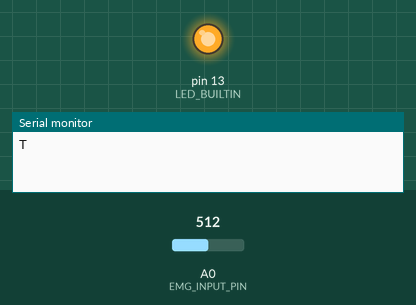
The sketch below on a simulated Arduino Uno, built with avr-gcc and run on an emulated ATmega328P. On the bench: output pins drawn as LEDs (lit = HIGH), the last lines printed to the serial monitor. The test bench sets the inputs (shaded band); at power-on: A0 (EMG_INPUT_PIN) = 512.

Above: at 1.2 s.
1.3 s: A0 (EMG_INPUT_PIN) set to 167
2.8 s: A0 (EMG_INPUT_PIN) set to 141
At 3.2 s:
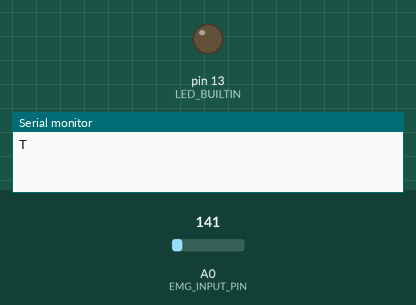
4.3 s: A0 (EMG_INPUT_PIN) set to 437
5.8 s: A0 (EMG_INPUT_PIN) set to 456
At 6.7 s:
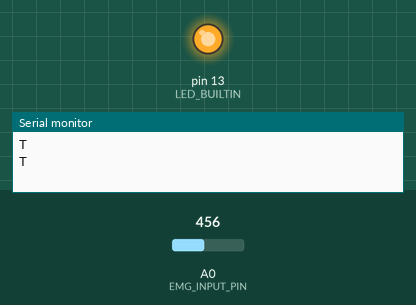
7.3 s: A0 (EMG_INPUT_PIN) set to 122
At 7.8 s:
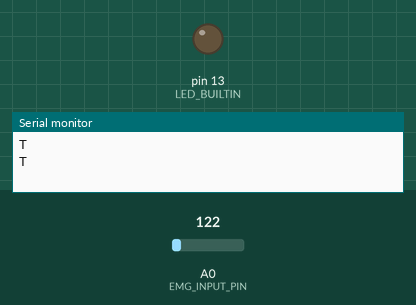
Timing chart, 0 to 9.8 s (numbered marks = the images above; inputs shaded):
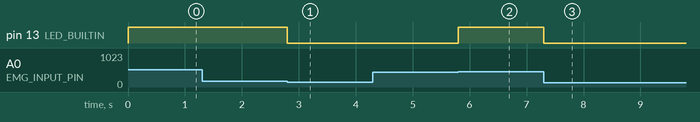

Measured:
- the behaviour switches between 151 and 150 on A0 (EMG_INPUT_PIN) (found by bisection; images 0 and 1)
- the behaviour switches between 449 and 450 on A0 (EMG_INPUT_PIN) (found by bisection; images 1 and 2)
- after the input at 1.3 s, every drawn part: stays the same
- after the input at 2.8 s, pin 13 (LED_BUILTIN): HIGH → LOW at once
- after the input at 4.3 s, every drawn part: stays the same
- after the input at 5.8 s, pin 13 (LED_BUILTIN): LOW → HIGH at once
- after the input at 7.3 s, pin 13 (LED_BUILTIN): HIGH → LOW at once

The sketch:

diyemg_control.ino
```cpp
/* DIY Spiker unit controller - v1.0
    10/26/2020:
    - Complete rewrite to match new hardware specifications
      with no code reuse.
    - Optimized for high-performance analog readings.
    - Compatible with Arduino Uno and Arduino Nano.
*/


#define EMG_INPUT_PIN A0            // DO NOT CHANGE, optimizations for A0 port only
#define TRIGGER_HIGH 450            // High limit for trigger, adjust to change false-trigger rejection
#define TRIGGER_LOW 150             // Low limit for trigger, adjust to change false-trigger rejection
#define TRIGGER_WAIT_TIME_MS 50     // Delay between triggers, lower to increase speed of triggering
typedef unsigned char BYTE;

// global variables
int g_analog_level = 0;
BYTE g_logic_out = 0;


// Read analog input value and store in g_analog_level
// optimized for high-performance
inline void __attribute__((optimize("O3"))) update_reading(int *level) {

    // begin ADC conversion
    ADCSRA |= (1 << ADSC);

    // poll ADCSRA until end of conversion
    while((ADCSRA & (1 << ADSC)));

    // store analog reading
    *level = ADC;

    return;
}


// Process trigger (if needed)
// optimized for high-performance
inline void __attribute__((optimize("O3"))) update_output(const int level) {
    switch(g_logic_out) {
        case 0: {
            if(g_analog_level >= TRIGGER_HIGH) {
                Serial.write("T\n");                // write value and flush
                Serial.flush();
                g_logic_out = 1;
                PORTB |= 0x20;                      // toggle builtin LED pin
            }
            break;
        }
        case 1: {
            if(g_analog_level <= TRIGGER_LOW) {
                g_logic_out = 0;
                PORTB &= 0xDF;                      // toggle buitlin LED pin
                delay(TRIGGER_WAIT_TIME_MS);        // delay before next trigger
            }
            break;
        }
    }
    return;
}


void setup(void) {
    Serial.begin(9600);

    // indicator
    pinMode(LED_BUILTIN, OUTPUT);
    digitalWrite(LED_BUILTIN, LOW);

    // setup analog input A0 for operation
    // optimized for high-performance
    ADMUX = (1 << REFS0);
    ADCSRA = 0x82;
}


// optimized for high-performance
void __attribute__((optimize("O3"), flatten)) loop(void) {
    update_reading(&g_analog_level);
    update_output(g_analog_level);
}
```
